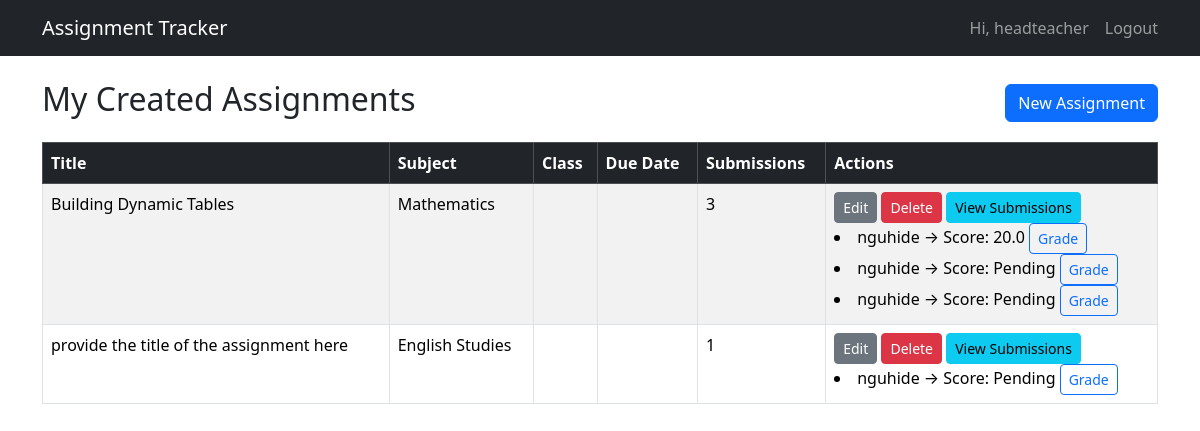
Page /assignments/assignments/ (signed in) on the committed database.
### tracker/models.py (models this page shows, shortened)
class Assignment(models.Model): # an assignment created by a teacher
    title = models.CharField(max_length=200)
    description = models.TextField(blank=True)
    file = models.FileField(upload_to="assignments/", blank=True, null=True)
    subject = models.ForeignKey(Subject, on_delete=models.CASCADE, null=True, blank=True)
    teacher = models.ForeignKey(User, on_delete=models.CASCADE, related_name="created_assignments")
    created_at = models.DateTimeField(auto_now_add=True)
    max_score = models.PositiveIntegerField(default=100)  # max possible score

class Subject(models.Model):
    name = models.CharField(max_length=100)
    classroom = models.ForeignKey(
        ClassRoom, on_delete=models.CASCADE, related_name="subjects"
    )

class Submission(models.Model): # student submission to an assignment
    assignment = models.ForeignKey(Assignment, on_delete=models.CASCADE, related_name="submissions")
    student = models.ForeignKey(StudentProfile, on_delete=models.CASCADE)
    answer_file = models.FileField(upload_to="assignment_answers/", blank=True, null=True)
    answer_text = models.TextField(blank=True, null=True)
    submitted_at = models.DateTimeField(auto_now_add=True)
    score = models.FloatField(blank=True, null=True)
    feedback = models.TextField(blank=True, null=True)
    is_reviewed = models.BooleanField(default=False)

class StudentProfile(models.Model):
    user = models.OneToOneField(User, on_delete=models.CASCADE)
    classroom = models.ForeignKey(
        ClassRoom, on_delete=models.SET_NULL, null=True, blank=True
    )

### tracker/views.py (the view)
# urls.py: path("assignments/", views.assignment_list, name="assignment_list"),
@login_required
def assignment_list(request):
    assignments = Assignment.objects.all()
    return render(request, "tracker/assignment_list.html", {"assignments": assignments})

### tracker/templates/tracker/assignment_list.html (shortened to what this page needs)
{% extends 'tracker/base.html' %}
{% block content %}
<div class="d-flex justify-content-between align-items-center mb-3">
  <h2>
    {% if user.profile.role == "teacher" %}
      My Created Assignments
    {% elif user.profile.role == "student" %}
      My Submissions
    {% else %}
      All Assignments
    {% endif %}
  </h2>
  {% if user.profile.role == "teacher" or user.is_superuser %}
    <a href="{% url 'assignment_create' %}" class="btn btn-primary">New Assignment</a>
  {% endif %}
</div>
<table class="table table-striped table-bordered">
  <thead class="table-dark">
    <tr>
      <th>Title</th>
      <th>Subject</th>
      <th>Class</th>
      {% if user.profile.role == "student" %}
        <th>Submitted</th>
        <th>Score</th>
        <th>Feedback</th>
      {% else %}
        <th>Due Date</th>
        <th>Submissions</th>
      {% endif %}
      <th>Actions</th>
    </tr>
  </thead>
  <tbody>
    {% if user.profile.role == "student" %}
      {% for submission in submissions %}
        <tr>
          <td>{{ submission.assignment.title }}</td>
          <td>{{ submission.assignment.subject.name }}</td>
          <td>{{ submission.assignment.classroom.name }}</td>
          <td>{{ submission.submitted_at|date:"Y-m-d H:i" }}</td>
          <td>
            {% if submission.score %}
              {{ submission.score }}/{{ submission.assignment.max_score }}
            {% else %}
              Pending
            {% endif %}
          </td>
          <td>{{ submission.feedback|default:"-" }}</td>
          <td>
            <a href="{{ submission.answer_file.url }}" target="_blank" class="btn btn-sm btn-info">View</a>
          </td>
        </tr>
      {% empty %}
        <tr><td colspan="7">You have no submissions yet.</td></tr>
      {% endfor %}
    {% else %}
      {% for assignment in assignments %}
        <tr>
          <td>{{ assignment.title }}</td>
          <td>{{ assignment.subject.name }}</td>
          <td>{{ assignment.classroom.name }}</td>
          <td>{{ assignment.due_date|date:"Y-m-d H:i" }}</td>
          <td>{{ assignment.submissions.count }}</td>
          <td>
            <a href="{% url 'assignment_update' assignment.pk %}" class="btn btn-sm btn-secondary">Edit</a>
            <a href="{% url 'assignment_delete' assignment.pk %}" class="btn btn-sm btn-danger">Delete</a>
            <a href="{% url 'assignment_detail' assignment.pk %}" class="btn btn-sm btn-info">View Submissions</a>
            {% if user.is_staff or user.is_superuser %}
              {% for submission in assignment.submissions.all %}
              <li>
                {{ submission.student.user.username }}
                → Score: {% if submission.score %}{{ submission.score }}{% else %}Pending{% endif %}
                {% if submission.id %}
                  <a href="{% url 'grade_submission' submission.id %}" class="btn btn-sm btn-outline-primary">
                    Grade
                  </a>
                {% endif %}
              </li>
                  {% empty %}
                    <li>No submissions yet.</li>
                  {% endfor %}
            {% endif %}
          </td>
        </tr>
      {% empty %}
        <tr><td colspan="6">No assignments created yet.</td></tr>
      {% endfor %}
    {% endif %}
  </tbody>
</table>
{% endblock %}

### tracker/templates/tracker/base.html (shortened to what this page needs)
<!DOCTYPE html>
<html lang="en">
<head>
  <link rel="stylesheet" href="https://cdn.jsdelivr.net/npm/bootstrap@5.3.2/dist/css/bootstrap.min.css">
</head>
<body>
<nav class="navbar navbar-expand-lg navbar-dark bg-dark mb-4">
  <div class="container">
    {% if user.is_authenticated %}
      {% if user.profile.role == 'teacher' %}
        <a class="navbar-brand" href="{% url 'teacher_dashboard' %}">Assignment Tracker</a>
      {% else %}
        <a class="navbar-brand" href="{% url 'student_dashboard' %}">Assignment Tracker</a>
    {% endif %}
    {% else %}
      <a class="navbar-brand" href="{% url 'home' %}">Assignment Tracker</a>
    {% endif %}
    <div class="collapse navbar-collapse" id="navbarNav">
      <ul class="navbar-nav ms-auto">
        {% if user.is_authenticated %}
          <li class="nav-item me-3"><span class="navbar-text">Hi, {{ user.username }}</span></li>
          <li class="nav-item">
            <form action="{% url 'logout' %}" method="post" style="display:inline;">
              <button type="submit" class="btn btn-link nav-link" style="padding:0;">Logout</button>
            </form>
          </li>
        {% else %}
          <li class="nav-item"><a class="nav-link" href="{% url 'login' %}">Login</a></li>
          <li class="nav-item"><a class="nav-link" href="{% url 'register' %}">Register</a></li>
        {% endif %}
      </ul>
    </div>
  </div>
</nav>
<div class="container">
  {% block content %}{% endblock %}
</div>
</body>
</html>

### rows in the picture
Assignment: title "Building Dynamic Tables", subject.name "Mathematics", submissions.count "3"
Submission: student.user.username "nguhide", score "20.0", shows "Grade"
Submission: student.user.username "nguhide", shows "Pending", shows "Grade"
Submission: student.user.username "nguhide", shows "Pending", shows "Grade"
Assignment: title "provide the title of the assignment here", subject.name "English Studies", submissions.count "1"
Submission: student.user.username "nguhide", shows "Pending", shows "Grade"

### other values in the picture
{{ user.username }} "headteacher"
